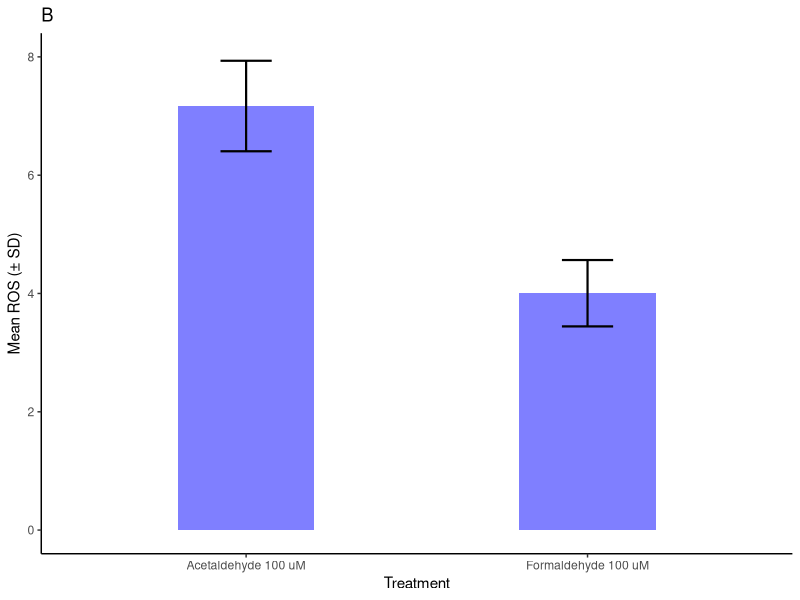
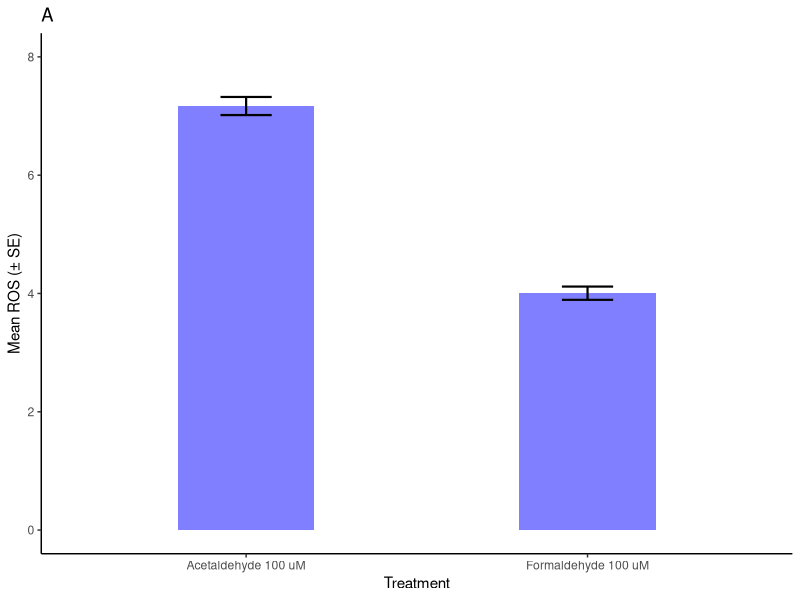
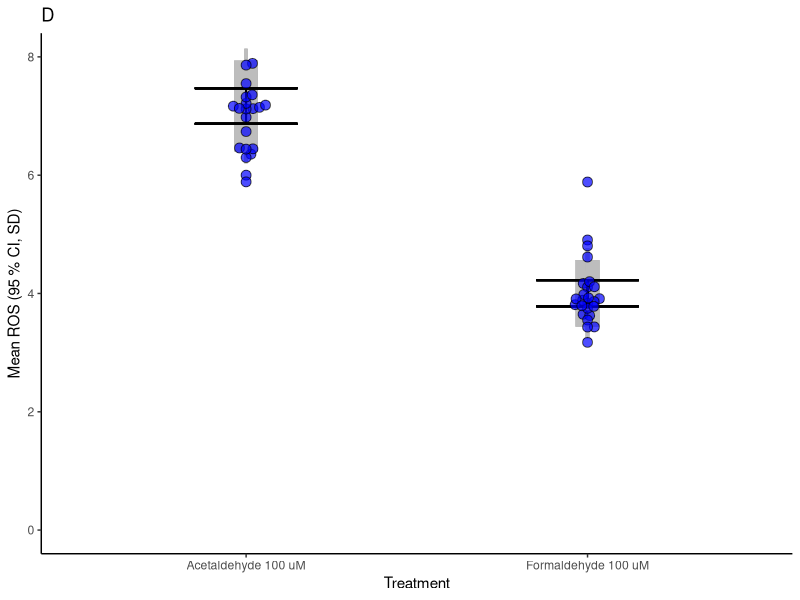
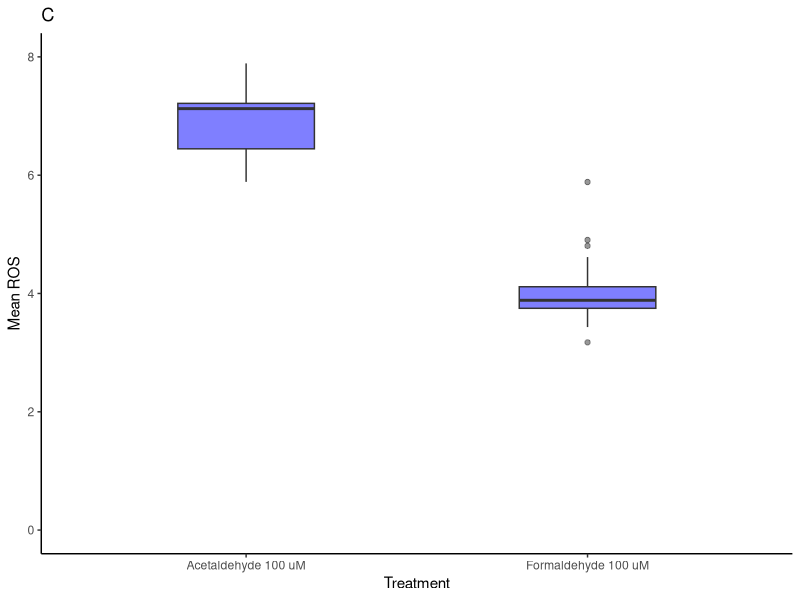
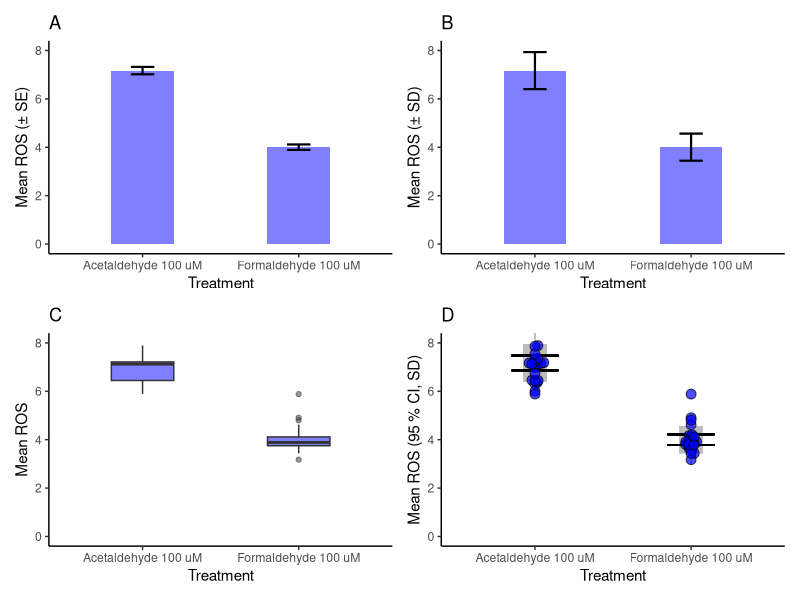

R code for these plots, in order:
library(dplyr)
library(ggplot2)
library(ggbeeswarm)
library(patchwork)

# Generate some data
# Set seed
set.seed(45)

# Sample first
sample1 <- data.frame(ROS = rnorm(25,4,0.5)) %>%
  mutate(sample = "Formaldehyde 100 uM")

# Sample second
sample2 <- data.frame(ROS = rnorm(25,7,0.75)) %>%
  mutate(sample = "Acetaldehyde 100 uM")

# Combine dfs
samples <- rbind(sample1,
                 sample2) %>%
  group_by(sample) %>%
  mutate(mean_ROS = mean(ROS),
         sd_ROS = sd(ROS),
         se_ROS = sd_ROS/sqrt(25),
         ci_ROS = se_ROS*1.96,
         ROS_upr_sd = mean_ROS + sd_ROS,
         ROS_lwr_sd = mean_ROS - sd_ROS,
         ROS_upr_se = mean_ROS + se_ROS,
         ROS_lwr_se = mean_ROS - se_ROS,
         ROS_upr_ci = mean_ROS + ci_ROS,
         ROS_lwr_ci = mean_ROS - ci_ROS)

# Graph A, bar graphs and SE
bar_se <- ggplot(data = samples %>%
                   slice(1)) +
  geom_bar(aes(x = sample, 
               y = mean_ROS),
           stat = "identity",
           width = 0.4,
           alpha = 0.5,
           fill = "blue") +
  geom_errorbar(aes(ymax = ROS_upr_se,
                    ymin = ROS_lwr_se,
                    x = sample),
                width = 0.15,
                linewidth = 0.75) +
  labs(x = "Treatment",
       y = "Mean ROS (± SE)",
       title = "A") +
  ylim(0,8) +
  theme_classic()

# Graph B, bar graphs and sd
bar_sd <- ggplot(data = samples %>%
                   slice(1)) +
  geom_bar(aes(x = sample, 
               y = mean_ROS),
           stat = "identity",
           width = 0.4,
           alpha = 0.5,
           fill = "blue") +
  geom_errorbar(aes(ymax = ROS_upr_sd,
                    ymin = ROS_lwr_sd,
                    x = sample),
                width = 0.15,
                linewidth = 0.75) +
  labs(x = "Treatment",
       y = "Mean ROS (± SD)",
       title = "B") +
  ylim(0,8) +
  theme_classic()

# Graph C, box plot
box_plot <- ggplot(data = samples) +
  geom_boxplot(aes(x = sample, 
               y = ROS),
           stat = "boxplot",
           width = 0.4,
           alpha = 0.5,
           fill = "blue") +
  labs(x = "Treatment",
       y = "Mean ROS",
       title = "C") +
  ylim(0,8) +
  theme_classic()

# Graph D, beeswarm plot sd error bar and another for SE
beeswarm_plot <- ggplot(data = samples) +
  geom_errorbar(aes(ymax = ROS_upr_sd,
                    ymin = ROS_lwr_sd,
                    x = sample),
                width = 0.01,
                linewidth = 8,
                alpha = 0.3,
                color = "gray") +
  geom_errorbar(aes(ymax = ROS_upr_ci,
                    ymin = ROS_lwr_ci,
                    x = sample),
                width = 0.3,
                linewidth = 0.6) +
  geom_beeswarm(aes(x = sample,
                    y = ROS),
                width = 0.4,
                alpha = 0.7,
                fill = "blue",
                pch = 21,
                size = 3) +
  labs(x = "Treatment",
       y = "Mean ROS (95 % CI, SD)",
       title = "D") +
  ylim(0,8) +
  theme_classic()

# Combine plots for the slide
q4_plots <- bar_se +
  bar_sd +
  box_plot +
  beeswarm_plot